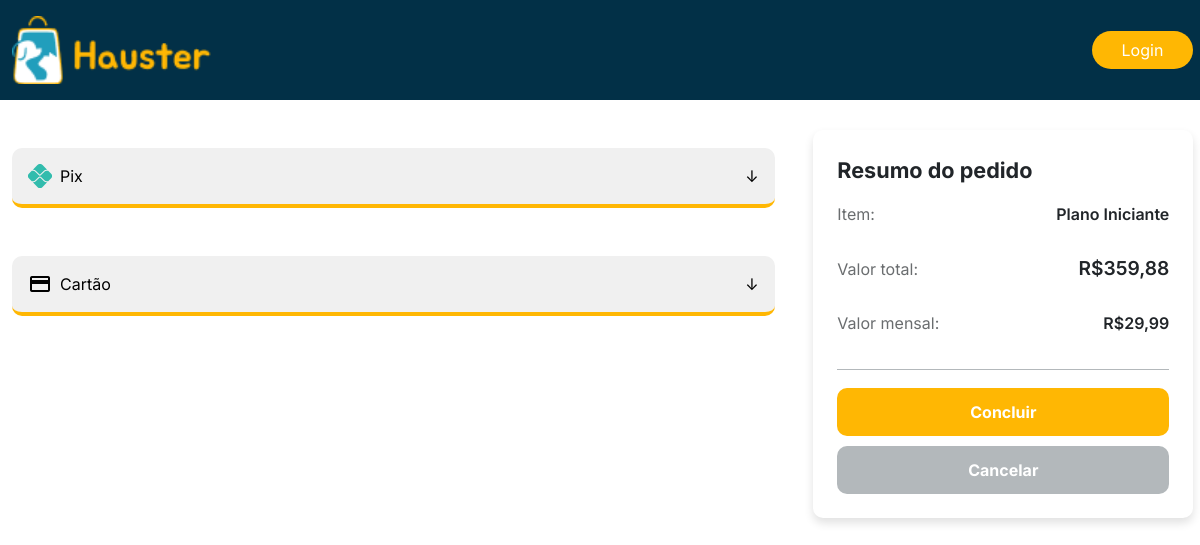
The app's page /login_cadastro/pagamento.php?plano=Iniciante&preco=29.99 (signed in) with its own data.
### tables this page shows
CREATE TABLE IF NOT EXISTS planos (
  idplanos int(11) NOT NULL AUTO_INCREMENT,
  nome varchar(45) NOT NULL,  
  preco decimal(10,2) NOT NULL,
  PRIMARY KEY (idplanos)
);

### login_cadastro/pagamento.php (the view, shortened to what this page needs)
<?php
require_once '../includes/conexao.php';
$stmt = $conexao->prepare('SELECT idplanos, nome, preco FROM planos WHERE nome = :nome');
$stmt->execute([':nome' => $_GET['plano'] ?? '']);
$dados_plano = $stmt->fetch();
$plano = $dados_plano['nome'];
$preco = $dados_plano['preco'];
$preco_total = $preco * 12;
?>
<!DOCTYPE html>
<html lang="pt-br">
<head>
    <link rel="stylesheet" href="css/pagamento.css">
    <link href="https://cdn.jsdelivr.net/npm/bootstrap@5.3.3/dist/css/bootstrap.min.css" rel="stylesheet">
    <link rel="stylesheet" href="css/responsivo.css">
</head>
<body>
    <header class="header-pagamento">
        <nav class="menu">
            <div class="menu-logo container">
                <source media="(max-width: 1024px)" srcset="../assets/Logo-hauster.png" class="logo">
                <img src="../assets/Logo-hauster.png" alt="Descrição da imagem" class="logo">
                <source media="(max-width: 600px)" srcset="../assets/favicon.png" class="logo">
            </div>
            <div class="menu-botao container">
                <a href="login.php" class="botao-header">Login</a>
            </div>
        </nav>
    </header>
    <div class="big-div">
        <section class="pagamento">
            <div class="container mt-5">
                <div class="pagamento-container">
                    <button class="d-flex justify-content-between align-items-center p-3 credit_card select" type="button"data-bs-toggle="collapse" data-bs-target="#Pix" aria-expanded="false" aria-controls="Pix">
                        <span class="d-flex align-items-center gap-2">Pix</span>
                        <span>↓</span>
                    </button>
                </div>
            </div>
            <div class="container mt-5">
                <div class="pagamento-container">
                    <button class="d-flex justify-content-between align-items-start p-3 credit_card select" type="button" data-bs-toggle="collapse" data-bs-target="#formCartao" aria-expanded="false" aria-controls="formCartao">
                        <span class="d-flex align-items-center gap-2"><span class="material-symbols-outlined" aria-hidden="true">credit_card</span>Cartão</span>
                        <span>↓</span>
                    </button>
                </div>
            </div>
        </section>
        <aside class="aside">
            <h1>Resumo do pedido</h1>
            <div class="aside-conteudo">
                <p><span class="rotulo">Item:</span> <span class="valor">Plano <?= htmlspecialchars($plano) ?></span></p>
                <p><span class="rotulo">Valor total:</span> <span class="valor">R$<?= number_format((float)$preco_total, 2, ',', '.') ?></span></p>
                <p><span class="rotulo">Valor mensal:</span> <span class="valor">R$<?= number_format((float)$preco, 2, ',', '.') ?></span></p>
            </div>
            <div class="botoes-aside">
                <a href="concluir_plano.php?plano=<?= (int) $dados_plano['idplanos'] ?>" id="concluir">Concluir</a>
                <a href="planos.php" id="cancelar">Cancelar</a>
            </div>
        </aside>
    </div>
</body>
</html>

### login_cadastro/css/pagamento.css (style rules this page uses)
:root { --branco: #ffff; --preto: #000000; --primaria-100: #B0E8FE; --primaria-200: #2CC7EC; --primaria-base: #219EBC; --primaria-400: #16778E; --primaria-500: #0C5262; --primaria-600: #042F3A; --primaria-700: #011319; --secundaria-100: #FFE9D2; --secundaria-base: #FFB703; --secundaria-hover: #e4a404; --secundaria-300: #CE9300; --secundaria-400: #9E7000; --secundaria-500: #714F00; --secundaria-600: #473000; --secundaria-700: #211500; --cinza-100: #F0F0F0; --cinza-200: #B3B8BB; --cinza-base: #8E9294; --cinza-hover: #84888a; --cinza-400: #6A6D6F; --cinza-500: #494B4C; --cinza-600: #2A2B2C; --cinza-700: #101111; --fundo: #023047; --largura-aside: 380px; --font: "Inter"; }
* { margin: 0; padding: 0; box-sizing: border-box; font-family: var(--font); }
header { height: 100px; background-color: var(--fundo); }
.logo { width: 200px; }
.menu { display: grid; grid-template-columns: 1fr; align-items: center; height: 100%; padding: 0 16px; }
.menu-logo, .menu-botao { grid-area: 1 / 1; }
.menu-logo .logo { display: block; }
.menu-botao { display: flex; justify-content: flex-end; pointer-events: none; }
.menu-botao>a { list-style: none; text-decoration: none; pointer-events: auto; }
.botao-header { background-color: var(--secundaria-base); color: var(--branco); padding: 7px 30px; border-radius: 20px; }
.big-div { display: grid; grid-template-areas: "input aside"; grid-template-columns: 2fr 1fr; gap: 20px; }
.pagamento { grid-area: input; width: 100%; }
.credit_card { background-color: var(--cinza-100); width: 100%; border-radius: 10px; border: none; border-bottom: 4px solid var(--secundaria-base); }
.aside { grid-area: aside; align-self: start; display: flex; flex-direction: column; align-items: stretch; gap: 18px; width: 100%; max-width: var(--largura-aside); height: auto; margin: 30px auto; padding: 28px 24px 24px; background-color: var(--branco); border-radius: 10px; box-shadow: 0 5px 10px rgba(0, 0, 0, 0.12); }
.aside h1 { margin: 0; font-size: clamp(1.3rem, 1.8vw, 1.7rem); font-weight: 700; line-height: 1.2; overflow-wrap: anywhere; }
.aside-conteudo { display: flex; flex-direction: column; gap: 12px; width: 100%; padding-bottom: 18px; border-bottom: 1px solid var(--cinza-200); }
.aside-conteudo p { display: flex; justify-content: space-between; align-items: baseline; gap: 12px; font-size: 1rem; }
.aside-conteudo .rotulo { color: var(--cinza-400); }
.aside-conteudo .valor { font-weight: 600; text-align: right; overflow-wrap: anywhere; }
.aside-conteudo p:nth-child(2) .valor { font-size: 1.2rem; }
.botoes-aside { display: flex; flex-direction: column; gap: 10px; width: 100%; cursor: pointer; }
.botoes-aside>a { display: block; width: 100%; text-decoration: none; color: var(--branco); text-align: center; padding: 12px 16px; font-weight: bold; border-radius: 10px; }
#concluir { background-color: var(--secundaria-base); }
#cancelar { background-color: var(--cinza-base); }
#cancelar { background-color: var(--cinza-200); color: var(--branco); }

### login_cadastro/css/responsivo.css (style rules this page uses)
@media (min-width: 1001px) { header.header-pagamento .menu { grid-template-columns: 2fr 1fr; column-gap: 20px; padding: 0; } }
@media (min-width: 1001px) { header.header-pagamento .menu-botao { grid-area: 1 / 2; max-width: var(--largura-aside); margin: 0 auto; padding: 0; } }

### records on screen
planos: nome "Iniciante", preco "359,88", preco "29,99"
